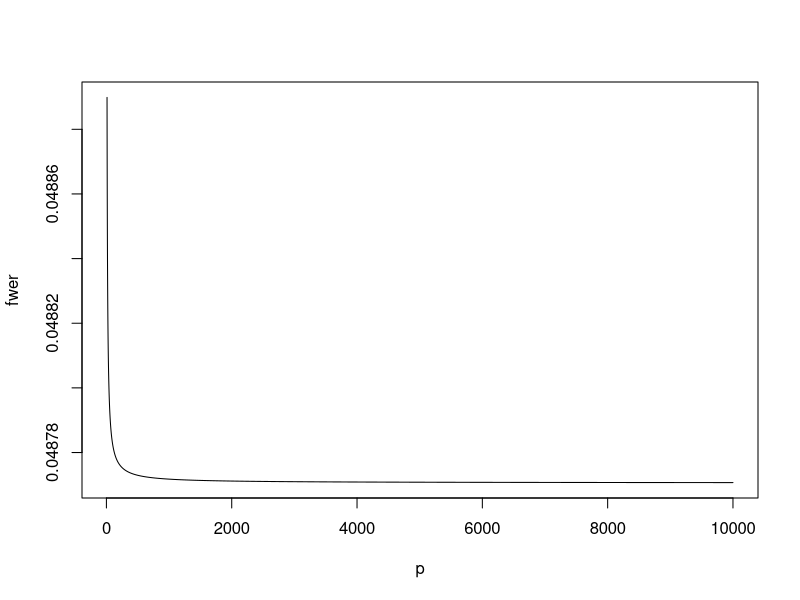

Source code (R):
rm(list=ls())


p<-10:10000
alphi<-0.05
fwer<-1-(1-alphi/p)^p
plot(p,fwer,type="l")

#simulation du nombre de faux positifs sur plusieurs tests multiples

alpha <- 0.05
nbFP <-c()
fwer<-0
n<-1000
m<-1000
for (k in 1:n) {
  tirage <- rnorm(m)
  if (length(tirage) %% 2 != 0) {
    tirage <- c(tirage, rnorm(1))
  }
  h1 <- c(rep(0, length(tirage) / 2), rep(3, length(tirage) / 2))
  xobs <- tirage + h1
  pval <- 1 - pnorm(xobs)
  positifs <- which(pval <= alpha)
  FP <- length(which(positifs <= length(tirage) / 2))
  if (FP >= 1) {
    fwer<-fwer+1
  }
  nbFP <- c(nbFP, FP)
}
length(nbFP)
mean(nbFP)
fwer/n


#simulation du nombre de faux positifs sur plusieurs tests multiples 
#en utilisant la correction de Bonferronni

alpha <- 0.05
nbFP <-c()
fwer<-0
n<-1000
m<-1000
for (k in 1:n) {
  tirage <- rnorm(m)
  if (length(tirage) %% 2 != 0) {
    tirage <- c(tirage, rnorm(1))
  }
  h1 <- c(rep(0, length(tirage) / 2), rep(3, length(tirage) / 2))
  xobs <- tirage + h1
  pval <- 1 - pnorm(xobs)
  positifs <- which(pval <= alpha/m)
  FP <- length(which(positifs <= length(tirage) / 2))
  if (FP >= 1) {
    fwer<-fwer+1
  }
  nbFP <- c(nbFP, FP)
}
length(nbFP)
mean(nbFP)
fwer/n

#simulation du nombre de faux positifs sur plusieurs tests multiples
#en utilisant la correction de Holm-Bonferroni

alpha <- 0.05
nbFP <-c()
fwer<-0
n<-1
m<-10
for (k in 1:n) {
  tirage <- rnorm(m)
  if (length(tirage) %% 2 != 0) {
    tirage <- c(tirage, rnorm(1))
  }
  h1 <- c(rep(0, length(tirage) / 2), rep(3, length(tirage) / 2))
  xobs <- tirage + h1
  #Création de la liste de pval ordrées et nommées selon h1 ou h0
  pval <- 1 - pnorm(xobs)
  names(pval)<-h1
  ordre<-sort(pval)
  print(ordre)
  #Détection des positifs
  positifs<-c()
  i<-1
    while (ordre[i] <= alpha/(length(tirage)+1-i)) {
      positifs<-c(positifs,ordre[i])
      i<-i+1
    }
  print(positifs)
  #Détection des faux-positifs
  FP <- length(which(names(positifs)==0))
  if (FP >= 1) {
    fwer<-fwer+1
  }
  nbFP <- c(nbFP, FP)
}
length(nbFP)
mean(nbFP)
fwer/n

  

  
